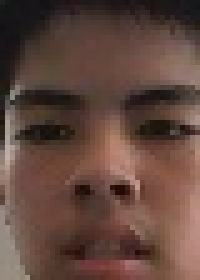
#> input picture ConvertedImage/head75.jpg, 40 x 56 px (shown 5 times larger)
$ python data.py
#> lines starting #> are read from the running program, lines starting #| are printed output that depends on the picture
import cv2
from matplotlib import pyplot
from skimage import feature, exposure
import numpy as np

def analyze(picNum):
#> called with picNum = 70
    f = open('ans.txt', 'w')
    ans = np.zeros(1215)

    for i in range(picNum):
        img = cv2.imread('head75.jpg', 0)
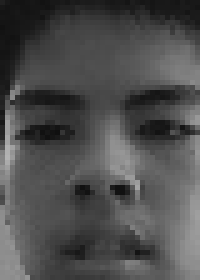
#> img: shape (56, 40) (shown 5 times larger); min 16, max 179, mean 78
        clahe = cv2.createCLAHE(clipLimit = 2.0, tileGridSize = (8, 8))
        equ = clahe.apply(img)
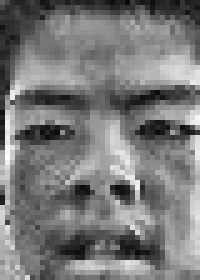
#> equ: shape (56, 40) (shown 5 times larger); min 11, max 254, mean 121.2
        out = feature.hog(img, visualise = False, feature_vector = True, )
#> out = 1215 values, max 0.292 at index 28, min 0 at index 16, mean 0.082
        ans = ans + out
#> ans has the same summary as out
    ans = np.true_divide(ans, picNum)
#> ans has the same summary as out
    for i in ans:
        f.write(str(i) + '\n')
#> this loop made 1215 passes
#> i on passes 1 to 3: 0.044, 0.0339, 0.069
    f.close()

analyze(70)
